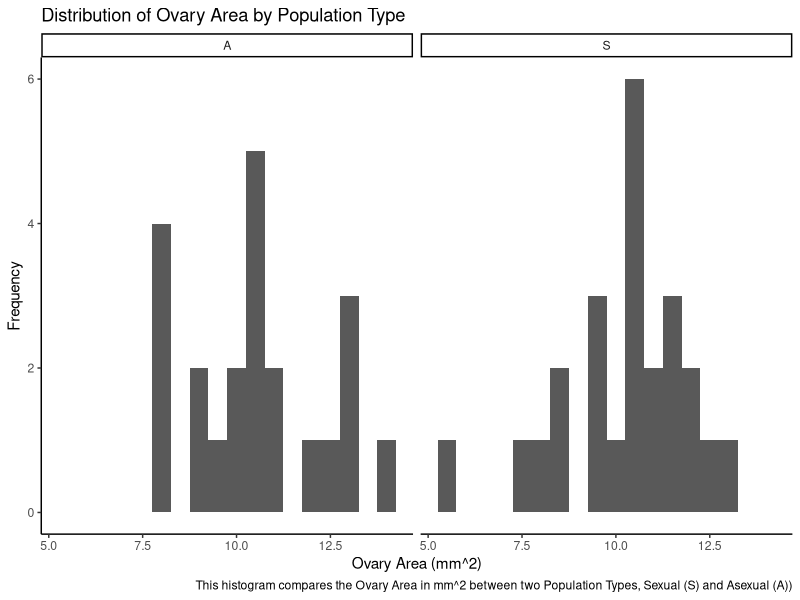

Generate this figure with R:
## ---- chunk 1
knitr::opts_chunk$set(echo = TRUE)
## ---- chunk 2

getwd()
cc1_data <- read.csv("./data/A1_Data_Excel.csv")
View(cc1_data)

cc1_data <- subset(cc1_data[1:46,1:8])

View(cc1_data)
names(cc1_data)<- c(
    "population_type", 
    "population_name", 
    "lattitude",
    "longitude",
    "ovary_width_mm",
    "ovary_height_mm", 
    "average_august_temperature",
    "flower_number")

width <- cc1_data$ovary_width_mm
height <- cc1_data$ovary_height_mm
cc1_data$ovary_area <- width*height
ovary_area<-cc1_data$ovary_area


## ---- chunk 3
area_means <- aggregate(ovary_area ~ population_type, data=cc1_data, mean)
area_means
## ---- chunk 4
library(knitr)
kable(area_means, caption = "Mean Ovary Area by Population Type")


## ---- chunk 5

library(ggplot2)
ggplot(cc1_data, aes(x=ovary_area)) + geom_histogram(binwidth=0.5) + facet_wrap(~population_type) + theme_classic() + xlab("Ovary Area (mm^2)") + ylab("Frequency") + labs(title="Distribution of Ovary Area by Population Type", caption="This histogram compares the Ovary Area in mm^2 between two Population Types, Sexual (S) and Asexual (A))")
